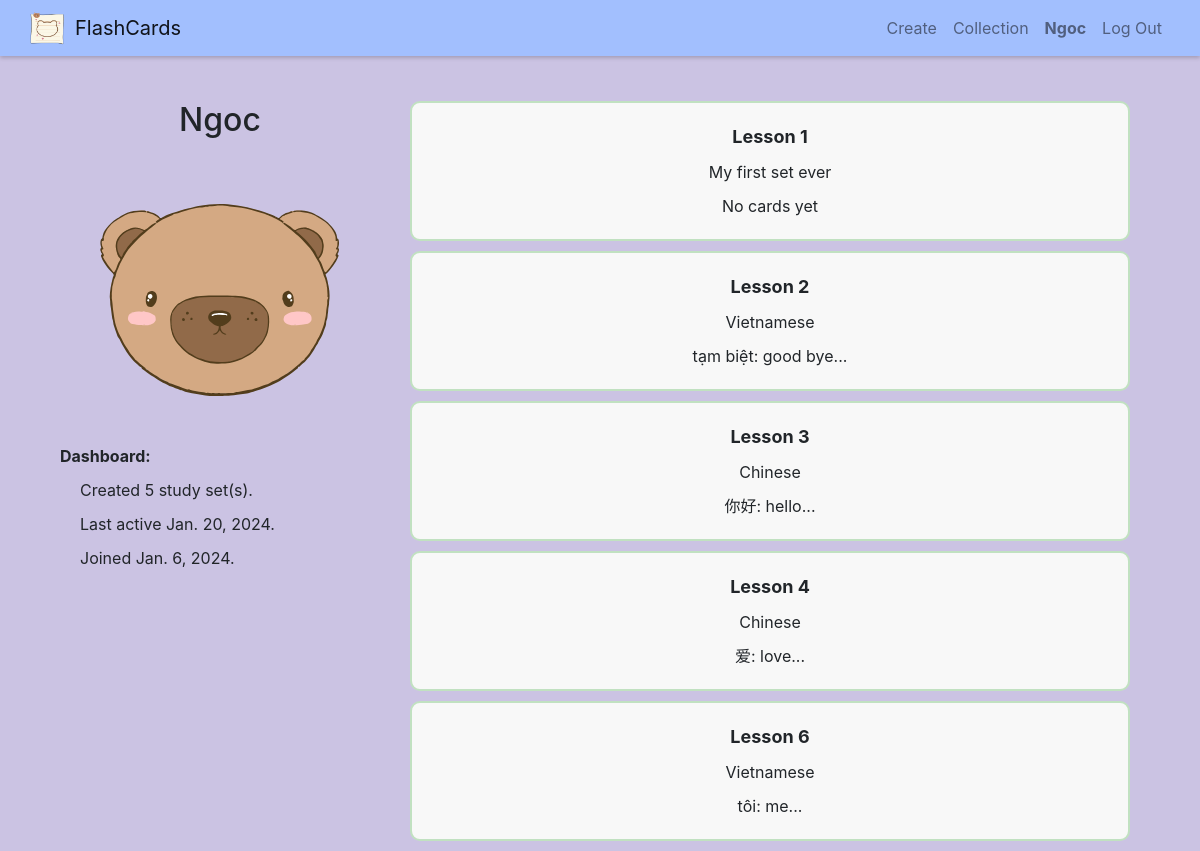
Page /user/Ngoc on the committed database.
### flashcards/models.py (models this page shows)
class User(AbstractUser):
    pass

class Set(models.Model):
    owner = models.ForeignKey("User", on_delete=models.CASCADE, related_name="sets")
    name = models.CharField(max_length=255)
    description = models.TextField(blank=True)
    timestamp = models.DateTimeField(auto_now_add=True)

class Card(models.Model):
    set = models.ForeignKey("Set", on_delete=models.CASCADE, related_name="cards")
    term = models.CharField(max_length=255)
    definition = models.TextField()

### flashcards/views.py (the view)
# urls.py: path("user/<str:username>", views.user, name="user"),
def user(request, username):
    try:
        user = User.objects.get(username=username)
    except User.DoesNotExist:
        return HttpResponseRedirect(reverse('error', args=(404,)))
    return render(request, "flashcards/user.html", {
        "user": user
    })

### flashcards/templates/flashcards/user.html (shortened to what this page needs)
{% extends "flashcards/layout.html" %}
{% load static %}
{% block body %}
<div class="user-profile center">
    <div class="username-div">
        <h2>{{ user.username }}</h2>
        <img src="{% static 'flashcards/avatar-bear.svg' %}">
        <div class="left">
        <b>Dashboard:</b>
            <ul>
                <li>Created {{ user.sets.all.count}} study set(s).</li>
                <li>Last active {{ user.last_login.date }}.</li>
                <li>Joined {{ user.date_joined.date }}.</li>
            </ul>
        </div>
    </div>
    <div class="study-sets-div">
        <div class="existing-sets-div center">
            {% for set in user.sets.all %}
            <div class="set-div existing" id="{{ set.id }}">
                <div class="set-item set-title">{{ set.name }}</div>
                <div class="set-item">
                    <ul>
                        <li>{{ set.description }}</li>
                        {% if set.cards.all %}
                            <li>{{ set.cards.all.first.term }}: {{ set.cards.all.first.definition }}...</li>
                        {% else %}
                            <li>No cards yet</li>
                        {% endif %}
                    </ul>
                </div>
            </div>
            {% endfor %}
        </div>
    </div>
</div>
{% endblock %}

### flashcards/templates/flashcards/layout.html (shortened to what this page needs)
{% load static %}
<!DOCTYPE html>
<html lang="en">
    <head>
        <link rel="stylesheet" href="https://cdn.jsdelivr.net/npm/bootstrap@4.3.1/dist/css/bootstrap.min.css">
        <link href="{% static 'flashcards/styles.css' %}" rel="stylesheet">
    </head>
    <body>
          <nav class="navbar navbar-expand-sm navbar-light bg-custom">
            <img id="logo" src="{% static 'flashcards/logo.png' %}" class="d-inline-block align-top" alt="">
            <a class="navbar-brand" href="{% url 'index' %}">FlashCards</a>
            <div class="collapse navbar-collapse justify-content-end" id="navbarNavAltMarkup">
              <div class="navbar-nav">
                {% if user.is_authenticated %}
                    <a class="nav-item nav-link" href="{% url 'create' %}">Create</a>
                    <a class="nav-item nav-link" href="{% url 'collection' %}">Collection</a>
                    <a class="nav-item nav-link" href="{% url 'user' user.username %}"><strong>{{ user.username }}</strong></a>
                    <a class="nav-item nav-link" href="{% url 'logout' %}">Log Out</a>
                {% else %}
                    <a class="nav-item nav-link" href="{% url 'login' %}">Log In</a>
                    <a class="nav-item nav-link" href="{% url 'register' %}">Register</a>
                {% endif %}
              </div>
            </div>
          </nav>
        <div class="body">
            {% block body %}
            {% endblock %}
        </div>
    </body>
</html>

### flashcards/static/flashcards/styles.css (style rules this page uses)
.body { margin-top: 30px; display: flex; flex-direction: column; min-height: 75vh; }
body { background-color: #CBC3E3; }
nav { box-shadow: 0 2px 4px 0 rgba(0,0,0,.2); }
.navbar { display: flex; padding-left: 30px; padding-right: 30px; }
.navbar-nav { text-align:right; }
h2 { padding: 5px; margin-bottom: 20px; }
.bg-custom { background-color: #a2bffe; }
img { margin-top: 2vh; width: 35vw; }
.left { text-align: left; }
.center { text-align: center; }
.existing-sets-div, .existing-cards-div, #edit-view { margin-top: 15px; }
.card-div, .set-div { border-radius: 10px; margin: 10px; padding: 5px; width: 60vw; transition: transform 0.3s ease-in-out; }
.existing { border: 2px solid #C1E1C1; background-color: #f8f8f8; }
.set-item { margin-bottom: 10px; }
.set-title { font-weight: bold; font-size: large; margin-top: 15px; }
ul { list-style-type: none; padding: 0; }
li { margin-bottom: 10px; margin-top: 10px; padding-right: 20px; padding-left: 20px; list-style-type: none; }
@media (min-width: 800px) { .user-profile { display: flex; flex-wrap: wrap; align-items: flex-start; padding-left: 5vw; padding-right: 5vw; } }
@media (min-width: 800px) { .study-sets-div { flex: 2; } }

### rows in the picture
User: username "Ngoc", sets.all.count "5", last_login "Jan. 20, 2024", date_joined "Jan. 6, 2024"
Set: name "Lesson 1", description "My first set ever", shows "No cards yet"
Set: name "Lesson 2", description "Vietnamese", cards.all.first.term "tạm biệt", cards.all.first.definition "good bye"
Set: name "Lesson 3", description "Chinese", cards.all.first.term "你好", cards.all.first.definition "hello"
Set: name "Lesson 4", description "Chinese", cards.all.first.term "爱", cards.all.first.definition "love"
Set: name "Lesson 6", description "Vietnamese", cards.all.first.term "tôi", cards.all.first.definition "me"
